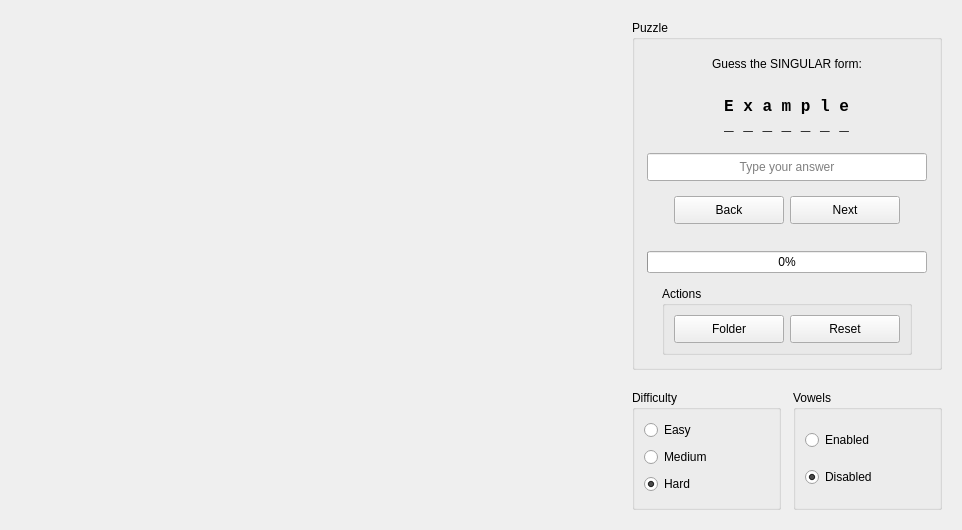
<?xml version="1.0" encoding="UTF-8"?>
<ui version="4.0">
 <class>MainWindow</class>
 <widget class="QMainWindow" name="MainWindow">
  <property name="geometry">
   <rect>
    <x>0</x>
    <y>0</y>
    <width>962</width>
    <height>530</height>
   </rect>
  </property>
  <property name="sizePolicy">
   <sizepolicy hsizetype="Fixed" vsizetype="Fixed">
    <horstretch>0</horstretch>
    <verstretch>0</verstretch>
   </sizepolicy>
  </property>
  <property name="minimumSize">
   <size>
    <width>962</width>
    <height>530</height>
   </size>
  </property>
  <property name="maximumSize">
   <size>
    <width>16777215</width>
    <height>16777215</height>
   </size>
  </property>
  <property name="windowTitle">
   <string>BrainMotion</string>
  </property>
  <property name="windowIcon">
   <iconset>
    <normaloff>Software/Icone/Icone .png/18° icona.png</normaloff>Software/Icone/Icone .png/18° icona.png</iconset>
  </property>
  <widget class="QWidget" name="centralwidget">
   <layout class="QHBoxLayout" name="horizontalLayout">
    <property name="spacing">
     <number>0</number>
    </property>
    <property name="sizeConstraint">
     <enum>QLayout::SizeConstraint::SetDefaultConstraint</enum>
    </property>
    <property name="leftMargin">
     <number>0</number>
    </property>
    <property name="topMargin">
     <number>0</number>
    </property>
    <property name="rightMargin">
     <number>0</number>
    </property>
    <property name="bottomMargin">
     <number>0</number>
    </property>
    <item>
     <widget class="QWidget" name="imagePanel" native="true">
      <property name="sizePolicy">
       <sizepolicy hsizetype="Preferred" vsizetype="Preferred">
        <horstretch>0</horstretch>
        <verstretch>0</verstretch>
       </sizepolicy>
      </property>
      <layout class="QVBoxLayout" name="verticalLayout">
       <property name="spacing">
        <number>20</number>
       </property>
       <property name="leftMargin">
        <number>20</number>
       </property>
       <property name="topMargin">
        <number>20</number>
       </property>
       <property name="rightMargin">
        <number>20</number>
       </property>
       <property name="bottomMargin">
        <number>20</number>
       </property>
       <item>
        <widget class="QLabel" name="lblImage">
         <property name="sizePolicy">
          <sizepolicy hsizetype="Expanding" vsizetype="Expanding">
           <horstretch>0</horstretch>
           <verstretch>0</verstretch>
          </sizepolicy>
         </property>
         <property name="minimumSize">
          <size>
           <width>0</width>
           <height>0</height>
          </size>
         </property>
         <property name="text">
          <string/>
         </property>
         <property name="pixmap">
          <pixmap>Software/Icone/Icone .png/18° icona.png</pixmap>
         </property>
         <property name="scaledContents">
          <bool>true</bool>
         </property>
         <property name="alignment">
          <set>Qt::AlignmentFlag::AlignCenter</set>
         </property>
        </widget>
       </item>
      </layout>
     </widget>
    </item>
    <item>
     <widget class="QWidget" name="rightPanel" native="true">
      <layout class="QVBoxLayout" name="verticalLayout_2">
       <property name="spacing">
        <number>20</number>
       </property>
       <property name="leftMargin">
        <number>20</number>
       </property>
       <property name="topMargin">
        <number>20</number>
       </property>
       <property name="rightMargin">
        <number>20</number>
       </property>
       <property name="bottomMargin">
        <number>20</number>
       </property>
       <item>
        <widget class="QGroupBox" name="grpPuzzle">
         <property name="sizePolicy">
          <sizepolicy hsizetype="Fixed" vsizetype="Fixed">
           <horstretch>0</horstretch>
           <verstretch>0</verstretch>
          </sizepolicy>
         </property>
         <property name="minimumSize">
          <size>
           <width>0</width>
           <height>350</height>
          </size>
         </property>
         <property name="title">
          <string>Puzzle</string>
         </property>
         <layout class="QVBoxLayout" name="verticalLayout_3">
          <property name="spacing">
           <number>0</number>
          </property>
          <property name="leftMargin">
           <number>12</number>
          </property>
          <property name="topMargin">
           <number>0</number>
          </property>
          <property name="rightMargin">
           <number>12</number>
          </property>
          <property name="bottomMargin">
           <number>12</number>
          </property>
          <item>
           <widget class="QLabel" name="lblInstruction">
            <property name="text">
             <string>Guess the SINGULAR form:</string>
            </property>
            <property name="alignment">
             <set>Qt::AlignmentFlag::AlignCenter</set>
            </property>
            <property name="wordWrap">
             <bool>true</bool>
            </property>
           </widget>
          </item>
          <item alignment="Qt::AlignmentFlag::AlignHCenter|Qt::AlignmentFlag::AlignVCenter">
           <widget class="QWidget" name="wordStack" native="true">
            <property name="styleSheet">
             <string notr="true"/>
            </property>
            <layout class="QVBoxLayout" name="verticalLayout_6">
             <property name="spacing">
              <number>0</number>
             </property>
             <property name="topMargin">
              <number>9</number>
             </property>
             <property name="rightMargin">
              <number>9</number>
             </property>
             <property name="bottomMargin">
              <number>9</number>
             </property>
             <item>
              <widget class="QLabel" name="lblWordPreview">
               <property name="font">
                <font>
                 <family>Consolas</family>
                 <pointsize>12</pointsize>
                 <bold>true</bold>
                </font>
               </property>
               <property name="styleSheet">
                <string notr="true"/>
               </property>
               <property name="text">
                <string>E x a m p l e</string>
               </property>
               <property name="alignment">
                <set>Qt::AlignmentFlag::AlignBottom|Qt::AlignmentFlag::AlignHCenter</set>
               </property>
              </widget>
             </item>
             <item>
              <widget class="QLabel" name="lblWord">
               <property name="font">
                <font>
                 <family>Consolas</family>
                 <pointsize>12</pointsize>
                 <bold>true</bold>
                </font>
               </property>
               <property name="lineWidth">
                <number>1</number>
               </property>
               <property name="text">
                <string>_ _ _ _ _ _ _</string>
               </property>
               <property name="alignment">
                <set>Qt::AlignmentFlag::AlignHCenter|Qt::AlignmentFlag::AlignTop</set>
               </property>
               <property name="wordWrap">
                <bool>false</bool>
               </property>
               <property name="margin">
                <number>0</number>
               </property>
               <property name="openExternalLinks">
                <bool>false</bool>
               </property>
              </widget>
             </item>
            </layout>
           </widget>
          </item>
          <item alignment="Qt::AlignmentFlag::AlignHCenter|Qt::AlignmentFlag::AlignVCenter">
           <widget class="QLineEdit" name="txtAnswer">
            <property name="sizePolicy">
             <sizepolicy hsizetype="Fixed" vsizetype="Fixed">
              <horstretch>0</horstretch>
              <verstretch>0</verstretch>
             </sizepolicy>
            </property>
            <property name="minimumSize">
             <size>
              <width>280</width>
              <height>28</height>
             </size>
            </property>
            <property name="maximumSize">
             <size>
              <width>16777215</width>
              <height>16777215</height>
             </size>
            </property>
            <property name="alignment">
             <set>Qt::AlignmentFlag::AlignCenter</set>
            </property>
            <property name="placeholderText">
             <string>Type your answer</string>
            </property>
           </widget>
          </item>
          <item alignment="Qt::AlignmentFlag::AlignHCenter|Qt::AlignmentFlag::AlignVCenter">
           <widget class="QWidget" name="navRow" native="true">
            <layout class="QHBoxLayout" name="horizontalLayout_2" stretch="0,0">
             <property name="spacing">
              <number>6</number>
             </property>
             <property name="sizeConstraint">
              <enum>QLayout::SizeConstraint::SetDefaultConstraint</enum>
             </property>
             <property name="leftMargin">
              <number>9</number>
             </property>
             <property name="topMargin">
              <number>0</number>
             </property>
             <property name="rightMargin">
              <number>9</number>
             </property>
             <property name="bottomMargin">
              <number>9</number>
             </property>
             <item>
              <widget class="QPushButton" name="btnBack">
               <property name="sizePolicy">
                <sizepolicy hsizetype="Expanding" vsizetype="Fixed">
                 <horstretch>0</horstretch>
                 <verstretch>0</verstretch>
                </sizepolicy>
               </property>
               <property name="minimumSize">
                <size>
                 <width>110</width>
                 <height>28</height>
                </size>
               </property>
               <property name="text">
                <string>Back</string>
               </property>
              </widget>
             </item>
             <item>
              <widget class="QPushButton" name="btnNext">
               <property name="sizePolicy">
                <sizepolicy hsizetype="Expanding" vsizetype="Fixed">
                 <horstretch>0</horstretch>
                 <verstretch>0</verstretch>
                </sizepolicy>
               </property>
               <property name="minimumSize">
                <size>
                 <width>110</width>
                 <height>28</height>
                </size>
               </property>
               <property name="text">
                <string>Next</string>
               </property>
              </widget>
             </item>
            </layout>
           </widget>
          </item>
          <item alignment="Qt::AlignmentFlag::AlignHCenter|Qt::AlignmentFlag::AlignVCenter">
           <widget class="QProgressBar" name="progressBar">
            <property name="sizePolicy">
             <sizepolicy hsizetype="Fixed" vsizetype="Fixed">
              <horstretch>0</horstretch>
              <verstretch>0</verstretch>
             </sizepolicy>
            </property>
            <property name="minimumSize">
             <size>
              <width>280</width>
              <height>0</height>
             </size>
            </property>
            <property name="value">
             <number>0</number>
            </property>
           </widget>
          </item>
          <item alignment="Qt::AlignmentFlag::AlignHCenter|Qt::AlignmentFlag::AlignVCenter">
           <widget class="QGroupBox" name="grpActions">
            <property name="title">
             <string>Actions</string>
            </property>
            <layout class="QHBoxLayout" name="horizontalLayout_3">
             <property name="leftMargin">
              <number>9</number>
             </property>
             <property name="topMargin">
              <number>9</number>
             </property>
             <item>
              <widget class="QPushButton" name="btnFolder">
               <property name="sizePolicy">
                <sizepolicy hsizetype="Fixed" vsizetype="Fixed">
                 <horstretch>0</horstretch>
                 <verstretch>0</verstretch>
                </sizepolicy>
               </property>
               <property name="minimumSize">
                <size>
                 <width>110</width>
                 <height>28</height>
                </size>
               </property>
               <property name="text">
                <string>Folder</string>
               </property>
              </widget>
             </item>
             <item>
              <widget class="QPushButton" name="btnReset">
               <property name="sizePolicy">
                <sizepolicy hsizetype="Fixed" vsizetype="Fixed">
                 <horstretch>0</horstretch>
                 <verstretch>0</verstretch>
                </sizepolicy>
               </property>
               <property name="minimumSize">
                <size>
                 <width>110</width>
                 <height>28</height>
                </size>
               </property>
               <property name="text">
                <string>Reset</string>
               </property>
              </widget>
             </item>
            </layout>
           </widget>
          </item>
         </layout>
        </widget>
       </item>
       <item>
        <widget class="QWidget" name="optionsRow" native="true">
         <property name="sizePolicy">
          <sizepolicy hsizetype="Preferred" vsizetype="Fixed">
           <horstretch>0</horstretch>
           <verstretch>0</verstretch>
          </sizepolicy>
         </property>
         <layout class="QHBoxLayout" name="horizontalLayout_4" stretch="0,0">
          <property name="spacing">
           <number>12</number>
          </property>
          <property name="leftMargin">
           <number>0</number>
          </property>
          <property name="topMargin">
           <number>0</number>
          </property>
          <property name="rightMargin">
           <number>0</number>
          </property>
          <property name="bottomMargin">
           <number>0</number>
          </property>
          <item>
           <widget class="QGroupBox" name="grpDifficulty">
            <property name="sizePolicy">
             <sizepolicy hsizetype="Preferred" vsizetype="Fixed">
              <horstretch>0</horstretch>
              <verstretch>0</verstretch>
             </sizepolicy>
            </property>
            <property name="minimumSize">
             <size>
              <width>0</width>
              <height>120</height>
             </size>
            </property>
            <property name="title">
             <string>Difficulty</string>
            </property>
            <layout class="QVBoxLayout" name="verticalLayout_4">
             <item>
              <widget class="QRadioButton" name="rdoEasy">
               <property name="text">
                <string>Easy</string>
               </property>
              </widget>
             </item>
             <item>
              <widget class="QRadioButton" name="rdoMedium">
               <property name="text">
                <string>Medium</string>
               </property>
              </widget>
             </item>
             <item>
              <widget class="QRadioButton" name="rdoHard">
               <property name="text">
                <string>Hard</string>
               </property>
               <property name="checked">
                <bool>true</bool>
               </property>
              </widget>
             </item>
            </layout>
           </widget>
          </item>
          <item>
           <widget class="QGroupBox" name="grpVowels">
            <property name="sizePolicy">
             <sizepolicy hsizetype="Preferred" vsizetype="Fixed">
              <horstretch>0</horstretch>
              <verstretch>0</verstretch>
             </sizepolicy>
            </property>
            <property name="minimumSize">
             <size>
              <width>0</width>
              <height>120</height>
             </size>
            </property>
            <property name="title">
             <string>Vowels</string>
            </property>
            <layout class="QVBoxLayout" name="verticalLayout_5">
             <item>
              <widget class="QRadioButton" name="rdoVowelsEnabled">
               <property name="text">
                <string>Enabled</string>
               </property>
              </widget>
             </item>
             <item>
              <widget class="QRadioButton" name="rdoVowelsDisabled">
               <property name="text">
                <string>Disabled</string>
               </property>
               <property name="checked">
                <bool>true</bool>
               </property>
              </widget>
             </item>
            </layout>
           </widget>
          </item>
         </layout>
        </widget>
       </item>
      </layout>
     </widget>
    </item>
   </layout>
  </widget>
 </widget>
 <resources/>
 <connections/>
</ui>
